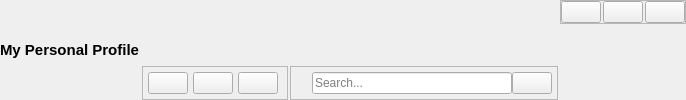
        <widget class="QWidget" name="header" native="true">
         <layout class="QHBoxLayout" name="horizontalLayout_7">
          <property name="spacing">
           <number>2</number>
          </property>
          <property name="leftMargin">
           <number>0</number>
          </property>
          <property name="topMargin">
           <number>0</number>
          </property>
          <property name="rightMargin">
           <number>0</number>
          </property>
          <property name="bottomMargin">
           <number>0</number>
          </property>
          <item alignment="Qt::AlignmentFlag::AlignLeft">
           <widget class="QLabel" name="TitelText">
            <property name="font">
             <font>
              <pointsize>11</pointsize>
              <bold>true</bold>
             </font>
            </property>
            <property name="text">
             <string>My Personal Profile</string>
            </property>
           </widget>
          </item>
          <item alignment="Qt::AlignmentFlag::AlignHCenter|Qt::AlignmentFlag::AlignBottom">
           <widget class="QFrame" name="frame_2">
            <property name="sizePolicy">
             <sizepolicy hsizetype="Preferred" vsizetype="Preferred">
              <horstretch>0</horstretch>
              <verstretch>0</verstretch>
             </sizepolicy>
            </property>
            <property name="frameShape">
             <enum>QFrame::Shape::StyledPanel</enum>
            </property>
            <property name="frameShadow">
             <enum>QFrame::Shadow::Raised</enum>
            </property>
            <layout class="QHBoxLayout" name="horizontalLayout_6">
             <property name="spacing">
              <number>5</number>
             </property>
             <property name="leftMargin">
              <number>5</number>
             </property>
             <property name="topMargin">
              <number>5</number>
             </property>
             <property name="bottomMargin">
              <number>5</number>
             </property>
             <item>
              <widget class="QPushButton" name="notifaction">
               <property name="maximumSize">
                <size>
                 <width>40</width>
                 <height>40</height>
                </size>
               </property>
               <property name="cursor">
                <cursorShape>PointingHandCursor</cursorShape>
               </property>
               <property name="toolTip">
                <string>Notifictaion</string>
               </property>
               <property name="text">
                <string />
               </property>
               <property name="icon">
                <iconset resource="../Qss/icons/_icons.qrc">
                 <normaloff>:/feather/icons/feather/bell.png</normaloff>:/feather/icons/feather/bell.png</iconset>
               </property>
              </widget>
             </item>
             <item>
              <widget class="QPushButton" name="more">
               <property name="maximumSize">
                <size>
                 <width>40</width>
                 <height>40</height>
                </size>
               </property>
               <property name="cursor">
                <cursorShape>PointingHandCursor</cursorShape>
               </property>
               <property name="toolTip">
                <string>More</string>
               </property>
               <property name="text">
                <string />
               </property>
               <property name="icon">
                <iconset resource="../Qss/icons/_icons.qrc">
                 <normaloff>:/feather/icons/feather/more-horizontal.png</normaloff>:/feather/icons/feather/more-horizontal.png</iconset>
               </property>
              </widget>
             </item>
             <item>
              <widget class="QPushButton" name="profileBtn">
               <property name="maximumSize">
                <size>
                 <width>40</width>
                 <height>40</height>
                </size>
               </property>
               <property name="cursor">
                <cursorShape>PointingHandCursor</cursorShape>
               </property>
               <property name="toolTip">
                <string>It's me mario</string>
               </property>
               <property name="text">
                <string />
               </property>
               <property name="icon">
                <iconset resource="../Qss/icons/_icons.qrc">
                 <normaloff>:/feather/icons/feather/user.png</normaloff>:/feather/icons/feather/user.png</iconset>
               </property>
              </widget>
             </item>
            </layout>
           </widget>
          </item>
          <item alignment="Qt::AlignmentFlag::AlignBottom">
           <widget class="QFrame" name="SearchFrame">
            <property name="sizePolicy">
             <sizepolicy hsizetype="Expanding" vsizetype="Preferred">
              <horstretch>0</horstretch>
              <verstretch>0</verstretch>
             </sizepolicy>
            </property>
            <property name="minimumSize">
             <size>
              <width>200</width>
              <height>0</height>
             </size>
            </property>
            <property name="maximumSize">
             <size>
              <width>400</width>
              <height>300</height>
             </size>
            </property>
            <property name="frameShape">
             <enum>QFrame::Shape::StyledPanel</enum>
            </property>
            <property name="frameShadow">
             <enum>QFrame::Shadow::Raised</enum>
            </property>
            <layout class="QHBoxLayout" name="horizontalLayout_8">
             <property name="spacing">
              <number>0</number>
             </property>
             <property name="leftMargin">
              <number>5</number>
             </property>
             <property name="topMargin">
              <number>5</number>
             </property>
             <property name="rightMargin">
              <number>5</number>
             </property>
             <property name="bottomMargin">
              <number>5</number>
             </property>
             <item>
              <widget class="QLabel" name="label_8">
               <property name="minimumSize">
                <size>
                 <width>16</width>
                 <height>16</height>
                </size>
               </property>
               <property name="maximumSize">
                <size>
                 <width>22</width>
                 <height>22</height>
                </size>
               </property>
               <property name="baseSize">
                <size>
                 <width>0</width>
                 <height>0</height>
                </size>
               </property>
               <property name="text">
                <string />
               </property>
               <property name="pixmap">
                <pixmap resource="../Qss/icons/_icons.qrc">:/material_design/icons/material_design/search.png</pixmap>
               </property>
               <property name="scaledContents">
                <bool>true</bool>
               </property>
              </widget>
             </item>
             <item>
              <widget class="QLineEdit" name="serchlineEdit">
               <property name="minimumSize">
                <size>
                 <width>200</width>
                 <height>0</height>
                </size>
               </property>
               <property name="maximumSize">
                <size>
                 <width>16777215</width>
                 <height>16777215</height>
                </size>
               </property>
               <property name="placeholderText">
                <string>Search...</string>
               </property>
              </widget>
             </item>
             <item>
              <widget class="QPushButton" name="searchResaltBtn">
               <property name="maximumSize">
                <size>
                 <width>16777215</width>
                 <height>16777215</height>
                </size>
               </property>
               <property name="cursor">
                <cursorShape>PointingHandCursor</cursorShape>
               </property>
               <property name="toolTip">
                <string>Search</string>
               </property>
               <property name="text">
                <string />
               </property>
               <property name="icon">
                <iconset resource="../Qss/icons/_icons.qrc">
                 <normaloff>:/font_awesome_brands/icons/font_awesome/brands/wpexplorer.png</normaloff>:/font_awesome_brands/icons/font_awesome/brands/wpexplorer.png</iconset>
               </property>
               <property name="iconSize">
                <size>
                 <width>19</width>
                 <height>19</height>
                </size>
               </property>
              </widget>
             </item>
            </layout>
           </widget>
          </item>
          <item alignment="Qt::AlignmentFlag::AlignRight|Qt::AlignmentFlag::AlignTop">
           <widget class="QFrame" name="frame_4">
            <property name="maximumSize">
             <size>
              <width>150</width>
              <height>400</height>
             </size>
            </property>
            <property name="frameShape">
             <enum>QFrame::Shape::StyledPanel</enum>
            </property>
            <property name="frameShadow">
             <enum>QFrame::Shadow::Raised</enum>
            </property>
            <layout class="QHBoxLayout" name="horizontalLayout_9">
             <property name="spacing">
              <number>2</number>
             </property>
             <property name="leftMargin">
              <number>0</number>
             </property>
             <property name="topMargin">
              <number>0</number>
             </property>
             <property name="rightMargin">
              <number>0</number>
             </property>
             <property name="bottomMargin">
              <number>0</number>
             </property>
             <item>
              <widget class="QPushButton" name="MinmizeBtn">
               <property name="cursor">
                <cursorShape>PointingHandCursor</cursorShape>
               </property>
               <property name="toolTip">
                <string />
               </property>
               <property name="text">
                <string />
               </property>
               <property name="icon">
                <iconset resource="../Qss/icons/_icons.qrc">
                 <normaloff>:/feather/icons/feather/window_minimize.png</normaloff>:/feather/icons/feather/window_minimize.png</iconset>
               </property>
              </widget>
             </item>
             <item>
              <widget class="QPushButton" name="MaxmizeBtn">
               <property name="cursor">
                <cursorShape>PointingHandCursor</cursorShape>
               </property>
               <property name="toolTip">
                <string />
               </property>
               <property name="text">
                <string />
               </property>
               <property name="icon">
                <iconset resource="../Qss/icons/_icons.qrc">
                 <normaloff>:/feather/icons/feather/square.png</normaloff>:/feather/icons/feather/square.png</iconset>
               </property>
              </widget>
             </item>
             <item>
              <widget class="QPushButton" name="closeBtn">
               <property name="cursor">
                <cursorShape>PointingHandCursor</cursorShape>
               </property>
               <property name="toolTip">
                <string>Close</string>
               </property>
               <property name="text">
                <string />
               </property>
               <property name="icon">
                <iconset resource="../Qss/icons/_icons.qrc">
                 <normaloff>:/feather/icons/feather/x.png</normaloff>:/feather/icons/feather/x.png</iconset>
               </property>
              </widget>
             </item>
            </layout>
           </widget>
          </item>
         </layout>
        </widget>
